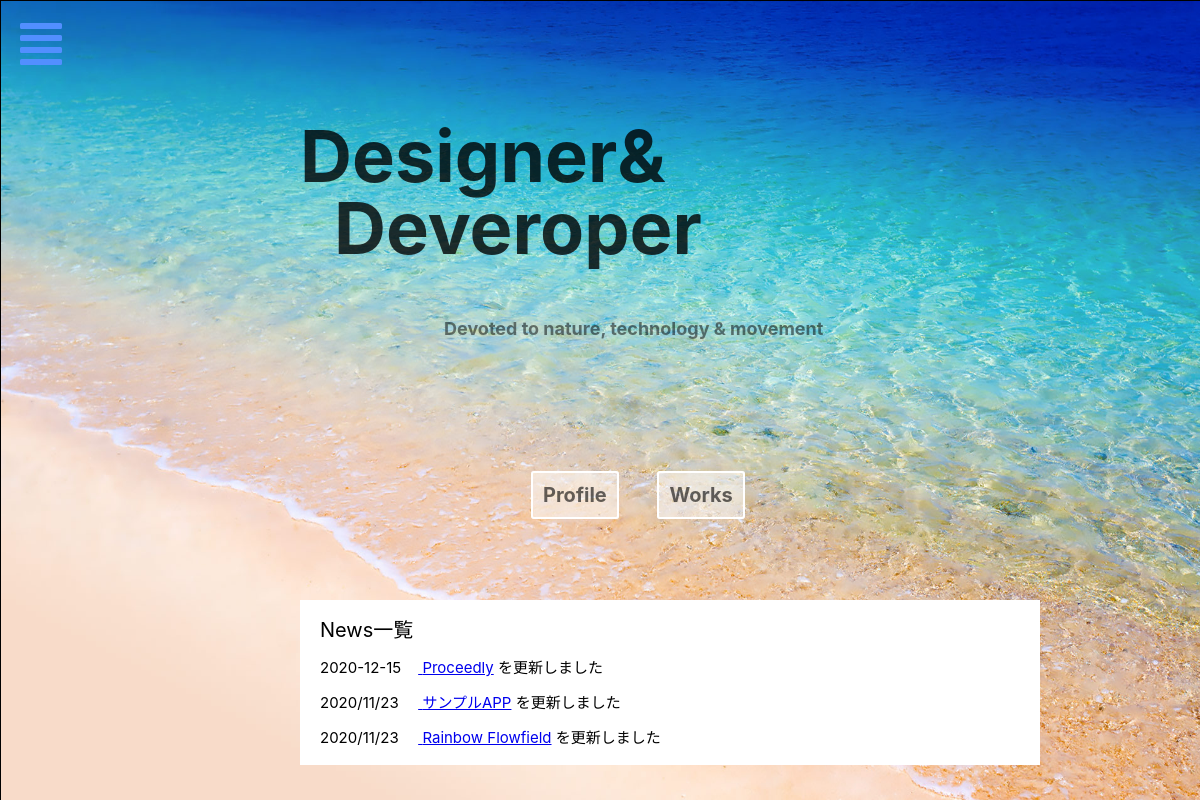
The page / on the database its author committed.
### tables this page shows
CREATE TABLE "portfolio" (
	"id"	INTEGER,
	"product"	TEXT,
	"product_description"	TEXT,
	"cost"	TEXT,
	"category"	TEXT,
	"software"	TEXT,
	"created_at"	TEXT,
	"updated_at"	TEXT,
	"file_name"	TEXT,
	PRIMARY KEY("id")
);

### public_html/func_pub_db.php (called while the page is built, shortened)
<?php
function DB_Access($SQL_STAT) {
	$db_file_name = "../connect/portfolio.db3";
	try {
		$NewPdo = new PDO("sqlite:".$db_file_name);
		$QueryObj = $NewPdo->query($SQL_STAT);
	} catch (PDOException $e) {
		$QueryObj = "DBError：".$e->getMessage();
	}
	return $QueryObj;
}
?>

### public_html/index.php (the view, shortened to what this page needs)
<?php
require_once('./func_pub_db.php');
$html_str = "";
$SQL_STAT = "SELECT updated_at,product,id FROM portfolio ORDER BY id DESC LIMIT 3";
$QueryObj = DB_Access($SQL_STAT);
while ($SelectALL = $QueryObj->fetch()) {
	$html_str .= "<tr><td><p>" . $SelectALL['updated_at'] . "</p></td>";
	$html_str .= "<td>" . "<p>" . "&nbsp;&nbsp;&nbsp;&nbsp;"."<a href='product_details.php?id=".$SelectALL["id"]."'> ". $SelectALL['product'] ."</a> "."を更新しました". "</p></td></tr>";
}
?>
<!DOCTYPE html>
<html>
<head>
	<link rel="stylesheet" href="css/slide.css" type="text/css">
	<link rel="stylesheet" href="./css/bgstyle_page.css" type="text/css">
	<link rel="stylesheet" href="css/reset.css" type="text/css">
	<link rel="stylesheet" href="css/news_page.css" type="text/css">
</head>
<body>
	<main class="wrap push">
		<ul id="slideshow">
			<li class="current"><img class="main_img" src="./photo/main.jpg"></li>
		</ul>
		<a href="#menu" class="menu-link">
			<i class="fas fa-align-justify justify_blue fa-3x"></i>
		</a>
		<div class="main_title">
			<h1>Designer&<br>&nbsp;&nbsp;Deveroper</h1>
			<p>Devoted to nature, technology & movement</p>
		</div>
		<div class="link">
			<div class="link-sty">
				<a href="./page1.php" class="pr">Profile</a>
			</div>
			<div class="link-sty">
				<a href="./list.php" class="wo">Works</a>
			</div>
		</div>
		<div class="news-style">
			<div class="news">
				<h2>News一覧</h2>
				<table>
					<?= $html_str ?>
				</table>
			</div>
		</div>
	</main>
</body>
</html>

### public_html/css/slide.css (style rules this page uses)
#slideshow { list-style-type: none; pointer-events: none; position: relative; }
#slideshow>li { opacity: 0; position: absolute; transition: opacity 1s; }
#slideshow>li.current { opacity: 1; }

### public_html/css/bgstyle_page.css (style rules this page uses)
.wrap { position: relative; }
.justify_blue { color:#528fff; }
.fa-align-justify { margin: 20px; }
.menu-link { position: absolute; top: 0; left: 0; }
.main_img { position: relative; border: 1px solid; width: 100vw; height: 100vh; }
.main_title h1 { position: absolute; top: 15vh; left: 25vw; font-size: 6vmax; color: rgba(0,0,0,0.8); font-weight: bolder; }
.main_title p { position: absolute; top: 40vh; left: 37vw; font-size: 1.5vmax; color: rgba(0,0,0,0.5); font-weight: bolder; }
.link { position: absolute; top: 60vh; left: 43vw; }
.link-sty { float: left; font-size: 20px; margin: 0 10px; padding: 5px; text-decoration: none; }
.link-sty a { background: rgba(255,255,255,0.5); border: 2px #FFF solid; border-radius: 3px; padding: 10px; }
.wo,.pr { text-decoration: none; color: rgba(0,0,0,0.6); font-weight: bolder; }
.wo { margin-left: 10%; }

### public_html/css/news_page.css (style rules this page uses)
.news { position: absolute; top:75vh; left:25vw; background: white; padding: 20px 20px; width: 700px; }
.news p { margin-top: 20px; font-size: 15px; }
.news h2 { font-size: 20px; }

### rows shown on the page
portfolio: updated_at "2020-12-15", product "Proceedly"
portfolio: updated_at "2020/11/23", product "サンプルAPP"
portfolio: updated_at "2020/11/23", product "Rainbow Flowfield"
